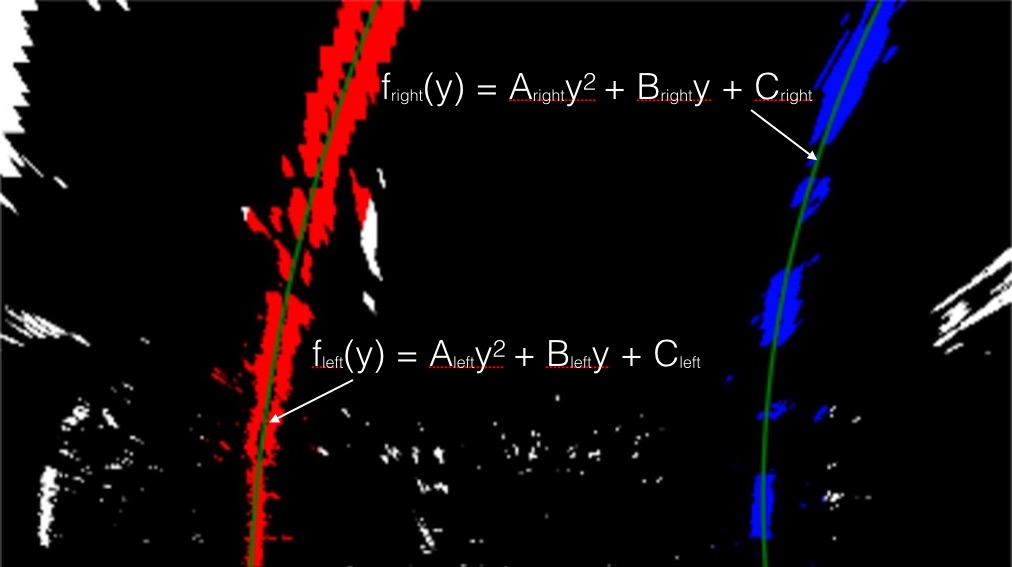
#> input picture p4-advanced-lane-lines/examples/color_fit_lines.jpg, 1012 x 567 px
$ python -i process.py   (imports and definitions only)   (older library calls are emulated)
#> lines starting #> are read from the running program, lines starting #| are printed output that depends on the picture
import numpy as np
import cv2
import pickle
import matplotlib.pyplot as plt
from moviepy.editor import VideoFileClip

# Load camera matrices to later undistort images
# [1 line not run here, left out]
# [1 line that did not run here, left out]
# [1 line that did not run here, left out]

ym_per_pix = 30/720  # meters per pixel in y dimension
xm_per_pix = 3.7/700  # meters per pixel in x dimension


# [136 lines left out: functions line_finder, gray_select, rgb_select, hls_select, hsv_select, not called in this run]


# Utilities for working with gradient
def dir_threshold(img, sobel_kernel=3, thresh=(0, np.pi / 2)):
#> called with sobel_kernel = 3, thresh = (0, 1.57)
    gray = cv2.cvtColor(img, cv2.COLOR_RGB2GRAY)
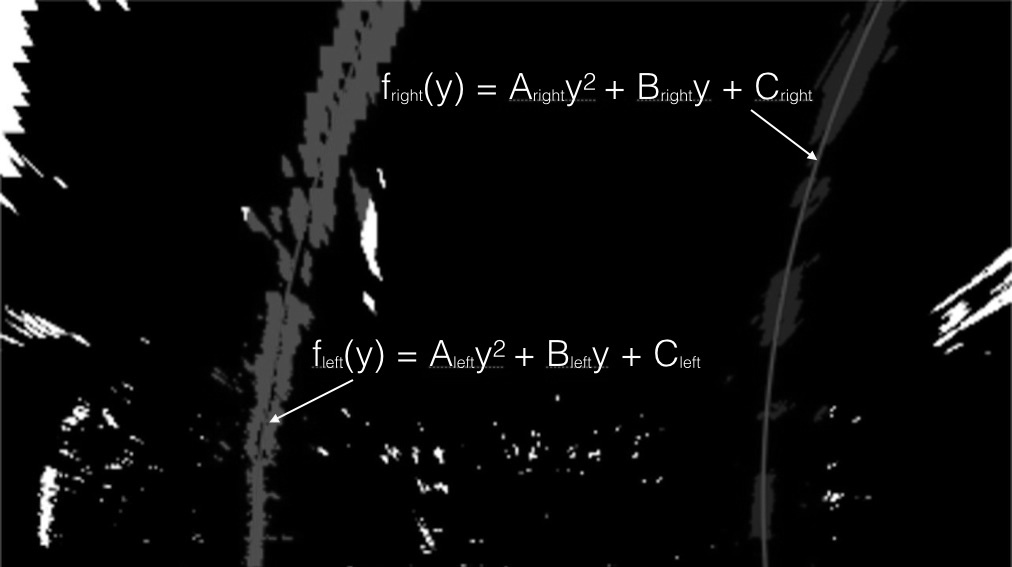
#> gray: shape (567, 1012); min 0, max 255, mean 10.8
    sobelx = cv2.Sobel(gray, cv2.CV_64F, 1, 0, ksize=sobel_kernel)
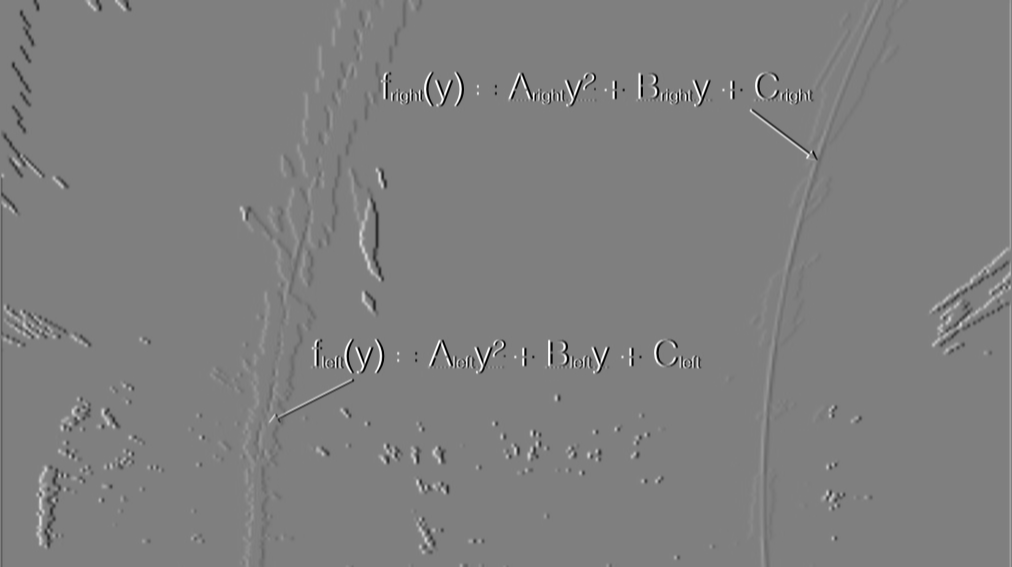
#> sobelx: shape (567, 1012) float64; min -1020, max 1020, mean -0.4; drawn with min black and max white
    sobely = cv2.Sobel(gray, cv2.CV_64F, 0, 1, ksize=sobel_kernel)
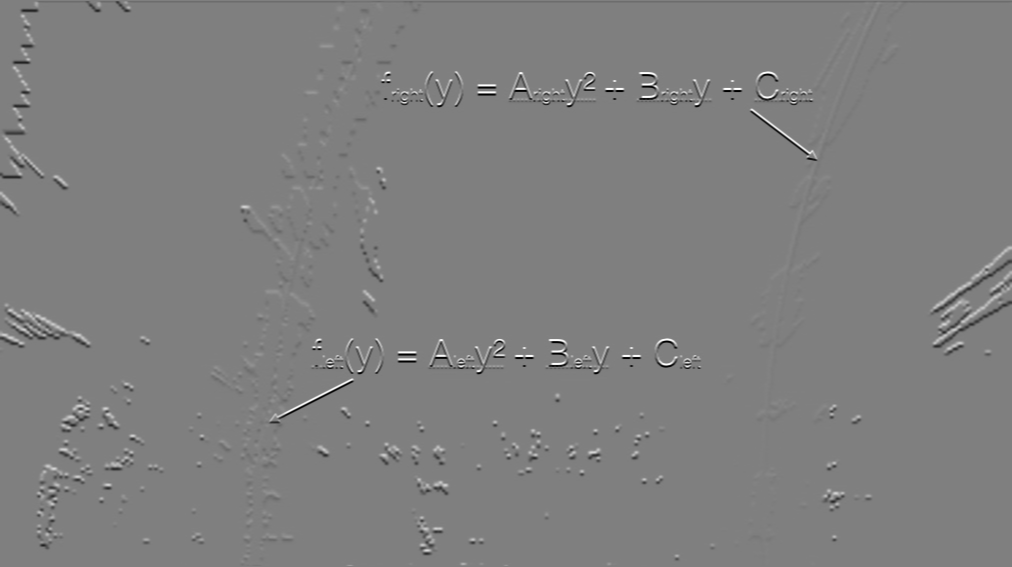
#> sobely: shape (567, 1012) float64; min -1020, max 1020, mean -0.6; drawn with min black and max white
    absgraddir = np.arctan2(np.absolute(sobely), np.absolute(sobelx))
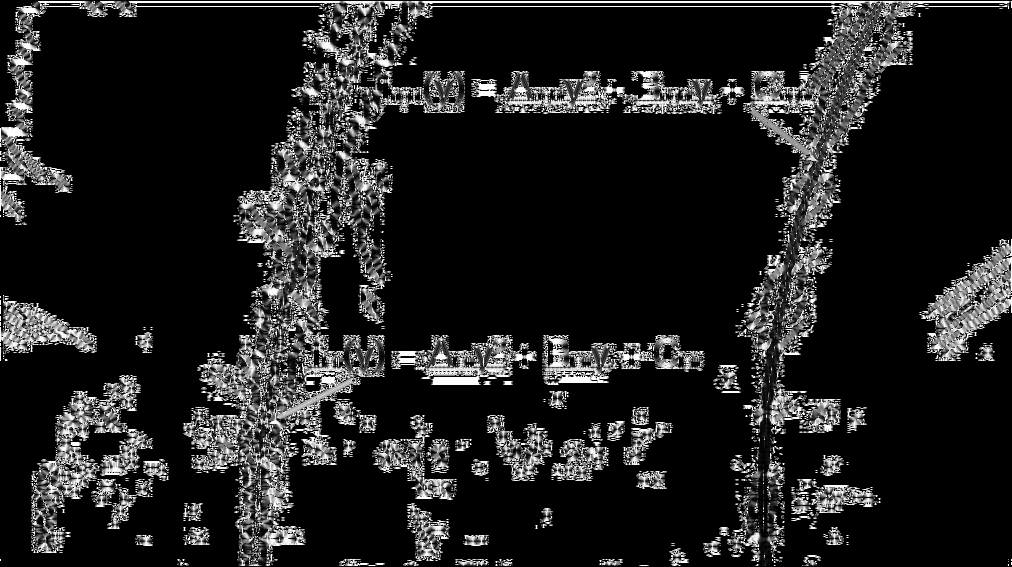
#> absgraddir: shape (567, 1012) float64; min 0, max 1.57, mean 0.196; drawn with min black and max white
    binary_output = np.zeros_like(absgraddir)
    binary_output[(absgraddir >= thresh[0]) & (absgraddir <= thresh[1])] = 1

    # Return the binary image
    return binary_output


# [114 lines left out: functions mag_thresh, abs_sobel_thresh, b_and, b_or, image_pipeline, not called in this run]

input_video = 'project_video.mp4'
output_video = 'project_video_output.mp4'

# [1 line that did not run here, left out]
# [1 line that did not run here, left out]
# [1 line not run here, left out]

>>> import cv2
>>> picture = cv2.cvtColor(cv2.imread('examples/color_fit_lines.jpg'), cv2.COLOR_BGR2RGB)
>>> result = dir_threshold(picture)
#> result: shape (567, 1012) float64; every value is 1
